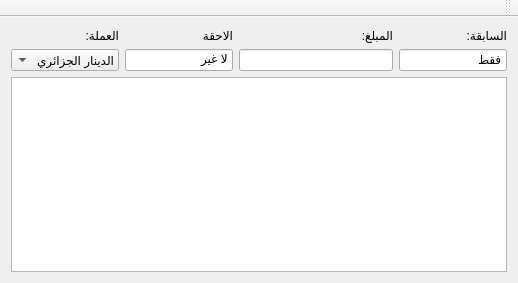
<?xml version="1.0" encoding="UTF-8"?>
<ui version="4.0">
 <class>MainWindow</class>
 <widget class="QMainWindow" name="MainWindow">
  <property name="geometry">
   <rect>
    <x>0</x>
    <y>0</y>
    <width>518</width>
    <height>283</height>
   </rect>
  </property>
  <property name="windowTitle">
   <string>تفقيط الأرقام والمبالغ</string>
  </property>
  <property name="layoutDirection">
   <enum>Qt::RightToLeft</enum>
  </property>
  <property name="inputMethodHints">
   <set>Qt::ImhNone</set>
  </property>
  <widget class="QWidget" name="centralWidget">
   <layout class="QVBoxLayout" name="verticalLayout_5">
    <item>
     <layout class="QHBoxLayout" name="horizontalLayout">
      <item>
       <layout class="QVBoxLayout" name="verticalLayout">
        <item>
         <widget class="QLabel" name="label">
          <property name="text">
           <string>السابقة:</string>
          </property>
         </widget>
        </item>
        <item>
         <widget class="QLineEdit" name="prefixLineEdit">
          <property name="sizePolicy">
           <sizepolicy hsizetype="Maximum" vsizetype="Fixed">
            <horstretch>0</horstretch>
            <verstretch>0</verstretch>
           </sizepolicy>
          </property>
          <property name="inputMethodHints">
           <set>Qt::ImhNone</set>
          </property>
          <property name="text">
           <string>فقط</string>
          </property>
         </widget>
        </item>
       </layout>
      </item>
      <item>
       <layout class="QVBoxLayout" name="verticalLayout_2">
        <item>
         <widget class="QLabel" name="label_2">
          <property name="text">
           <string>المبلغ: </string>
          </property>
         </widget>
        </item>
        <item>
         <widget class="QLineEdit" name="numberLineEdit">
          <property name="sizePolicy">
           <sizepolicy hsizetype="MinimumExpanding" vsizetype="Fixed">
            <horstretch>0</horstretch>
            <verstretch>0</verstretch>
           </sizepolicy>
          </property>
          <property name="inputMethodHints">
           <set>Qt::ImhNone</set>
          </property>
         </widget>
        </item>
       </layout>
      </item>
      <item>
       <layout class="QVBoxLayout" name="verticalLayout_3">
        <item>
         <widget class="QLabel" name="label_3">
          <property name="text">
           <string>الاحقة</string>
          </property>
         </widget>
        </item>
        <item>
         <widget class="QLineEdit" name="suffixLineEdit">
          <property name="sizePolicy">
           <sizepolicy hsizetype="Maximum" vsizetype="Fixed">
            <horstretch>0</horstretch>
            <verstretch>0</verstretch>
           </sizepolicy>
          </property>
          <property name="inputMethodHints">
           <set>Qt::ImhNone</set>
          </property>
          <property name="text">
           <string>لا غير</string>
          </property>
         </widget>
        </item>
       </layout>
      </item>
      <item>
       <layout class="QVBoxLayout" name="verticalLayout_4">
        <item>
         <widget class="QLabel" name="label_4">
          <property name="text">
           <string>العملة: </string>
          </property>
         </widget>
        </item>
        <item>
         <widget class="QComboBox" name="currencyComboBox">
          <item>
           <property name="text">
            <string>الدينار الجزائري</string>
           </property>
          </item>
          <item>
           <property name="text">
            <string>الليرة السورية</string>
           </property>
          </item>
          <item>
           <property name="text">
            <string>الدرهم الإماراتي</string>
           </property>
          </item>
          <item>
           <property name="text">
            <string>الريال السعودي</string>
           </property>
          </item>
          <item>
           <property name="text">
            <string>الدينار التونسي</string>
           </property>
          </item>
          <item>
           <property name="text">
            <string>ذهب (جرام)</string>
           </property>
          </item>
         </widget>
        </item>
       </layout>
      </item>
     </layout>
    </item>
    <item>
     <widget class="QTextEdit" name="toWordTextEdit">
      <property name="readOnly">
       <bool>true</bool>
      </property>
     </widget>
    </item>
   </layout>
  </widget>
  <widget class="QMenuBar" name="menuBar">
   <property name="geometry">
    <rect>
     <x>0</x>
     <y>0</y>
     <width>518</width>
     <height>21</height>
    </rect>
   </property>
  </widget>
  <widget class="QToolBar" name="mainToolBar">
   <attribute name="toolBarArea">
    <enum>TopToolBarArea</enum>
   </attribute>
   <attribute name="toolBarBreak">
    <bool>false</bool>
   </attribute>
  </widget>
 </widget>
 <layoutdefault spacing="6" margin="11"/>
 <resources/>
 <connections/>
</ui>
